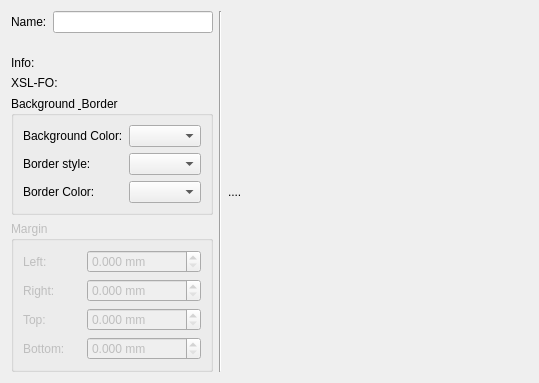
     <widget class="QWidget" name="tab_2" >
      <attribute name="title" >
       <string>Body</string>
      </attribute>
      <layout class="QGridLayout" name="gridLayout_19" >
       <item row="0" column="0" >
        <layout class="QHBoxLayout" name="horizontalLayout_22" >
         <item>
          <layout class="QVBoxLayout" name="verticalLayout_26" >
           <item>
            <layout class="QHBoxLayout" name="horizontalLayout_23" >
             <item>
              <widget class="QLabel" name="label_44" >
               <property name="text" >
                <string>Name:</string>
               </property>
              </widget>
             </item>
             <item>
              <widget class="QLineEdit" name="lineEdit" >
               <property name="maximumSize" >
                <size>
                 <width>220</width>
                 <height>16777215</height>
                </size>
               </property>
              </widget>
             </item>
            </layout>
           </item>
           <item>
            <spacer name="verticalSpacer_2" >
             <property name="orientation" >
              <enum>Qt::Vertical</enum>
             </property>
             <property name="sizeType" >
              <enum>QSizePolicy::Fixed</enum>
             </property>
             <property name="sizeHint" stdset="0" >
              <size>
               <width>20</width>
               <height>17</height>
              </size>
             </property>
            </spacer>
           </item>
           <item>
            <widget class="QLabel" name="label_37" >
             <property name="text" >
              <string>Info:</string>
             </property>
            </widget>
           </item>
           <item>
            <widget class="QLabel" name="label_38" >
             <property name="text" >
              <string>XSL-FO:</string>
             </property>
            </widget>
           </item>
           <item>
            <widget class="QGroupBox" name="groupBox_11" >
             <property name="title" >
              <string>Background &amp; Border</string>
             </property>
             <layout class="QGridLayout" name="gridLayout_17" >
              <item row="0" column="0" >
               <layout class="QHBoxLayout" name="horizontalLayout_24" >
                <item>
                 <layout class="QVBoxLayout" name="verticalLayout_27" >
                  <item>
                   <widget class="QLabel" name="label_39" >
                    <property name="text" >
                     <string>Background Color:</string>
                    </property>
                   </widget>
                  </item>
                  <item>
                   <widget class="QLabel" name="label_40" >
                    <property name="text" >
                     <string>Border style:</string>
                    </property>
                   </widget>
                  </item>
                  <item>
                   <widget class="QLabel" name="label_41" >
                    <property name="text" >
                     <string>Border Color:</string>
                    </property>
                   </widget>
                  </item>
                 </layout>
                </item>
                <item>
                 <layout class="QVBoxLayout" name="verticalLayout_28" >
                  <item>
                   <widget class="QComboBox" name="comboBox_14" />
                  </item>
                  <item>
                   <widget class="QComboBox" name="comboBox_15" />
                  </item>
                  <item>
                   <widget class="QComboBox" name="comboBox_16" />
                  </item>
                 </layout>
                </item>
               </layout>
              </item>
             </layout>
            </widget>
           </item>
           <item>
            <widget class="QGroupBox" name="groupBox_12" >
             <property name="enabled" >
              <bool>false</bool>
             </property>
             <property name="toolTip" >
              <string>Change Margin on Page Format</string>
             </property>
             <property name="title" >
              <string>Margin</string>
             </property>
             <layout class="QGridLayout" name="gridLayout_18" >
              <item row="0" column="0" >
               <layout class="QHBoxLayout" name="horizontalLayout_25" >
                <item>
                 <layout class="QVBoxLayout" name="verticalLayout_29" >
                  <item>
                   <widget class="QLabel" name="label_42" >
                    <property name="text" >
                     <string>Left:</string>
                    </property>
                   </widget>
                  </item>
                  <item>
                   <widget class="QLabel" name="label_43" >
                    <property name="text" >
                     <string>Right:</string>
                    </property>
                   </widget>
                  </item>
                  <item>
                   <widget class="QLabel" name="label_45" >
                    <property name="text" >
                     <string>Top:</string>
                    </property>
                   </widget>
                  </item>
                  <item>
                   <widget class="QLabel" name="label_46" >
                    <property name="text" >
                     <string>Bottom:</string>
                    </property>
                   </widget>
                  </item>
                 </layout>
                </item>
                <item>
                 <layout class="QVBoxLayout" name="verticalLayout_30" >
                  <item>
                   <widget class="QDoubleSpinBox" name="doubleSpinBox_23" >
                    <property name="suffix" >
                     <string> mm</string>
                    </property>
                    <property name="decimals" >
                     <number>3</number>
                    </property>
                    <property name="minimum" >
                     <double>0.000000000000000</double>
                    </property>
                    <property name="maximum" >
                     <double>99999999.000000000000000</double>
                    </property>
                    <property name="value" >
                     <double>0.000000000000000</double>
                    </property>
                   </widget>
                  </item>
                  <item>
                   <widget class="QDoubleSpinBox" name="doubleSpinBox_24" >
                    <property name="suffix" >
                     <string> mm</string>
                    </property>
                    <property name="decimals" >
                     <number>3</number>
                    </property>
                    <property name="minimum" >
                     <double>0.000000000000000</double>
                    </property>
                    <property name="maximum" >
                     <double>99999999.000000000000000</double>
                    </property>
                    <property name="value" >
                     <double>0.000000000000000</double>
                    </property>
                   </widget>
                  </item>
                  <item>
                   <widget class="QDoubleSpinBox" name="doubleSpinBox_25" >
                    <property name="suffix" >
                     <string> mm</string>
                    </property>
                    <property name="decimals" >
                     <number>3</number>
                    </property>
                    <property name="minimum" >
                     <double>0.000000000000000</double>
                    </property>
                    <property name="maximum" >
                     <double>99999999.000000000000000</double>
                    </property>
                    <property name="value" >
                     <double>0.000000000000000</double>
                    </property>
                   </widget>
                  </item>
                  <item>
                   <widget class="QDoubleSpinBox" name="doubleSpinBox_26" >
                    <property name="suffix" >
                     <string> mm</string>
                    </property>
                    <property name="decimals" >
                     <number>3</number>
                    </property>
                    <property name="minimum" >
                     <double>0.000000000000000</double>
                    </property>
                    <property name="maximum" >
                     <double>99999999.000000000000000</double>
                    </property>
                    <property name="value" >
                     <double>0.000000000000000</double>
                    </property>
                   </widget>
                  </item>
                 </layout>
                </item>
               </layout>
              </item>
             </layout>
            </widget>
           </item>
          </layout>
         </item>
         <item>
          <widget class="Line" name="line_6" >
           <property name="orientation" >
            <enum>Qt::Vertical</enum>
           </property>
          </widget>
         </item>
         <item>
          <widget class="QLabel" name="preview_6" >
           <property name="sizePolicy" >
            <sizepolicy vsizetype="Expanding" hsizetype="Expanding" >
             <horstretch>0</horstretch>
             <verstretch>0</verstretch>
            </sizepolicy>
           </property>
           <property name="minimumSize" >
            <size>
             <width>300</width>
             <height>297</height>
            </size>
           </property>
           <property name="text" >
            <string>....</string>
           </property>
          </widget>
         </item>
        </layout>
       </item>
      </layout>
     </widget>
